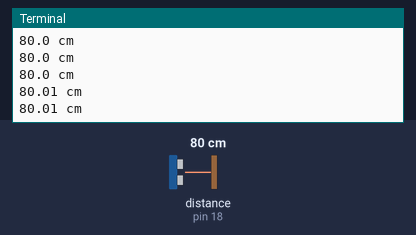
A program run on a simulated Raspberry Pi (header pin numbers). Shown: the last lines printed to the terminal. The inputs (shaded band) are chosen by the test bench; at power-on: distance to the obstacle (sensor on pin 18) 80 cm. The echo pulse lasts 58.3 µs per cm; the clock reads 2024-03-15 10:24:30 at power-on unless the program sets it.

Above: at 1.2 s.
1.3 s: distance to the obstacle (sensor on pin 18) set to 2 cm
At 1.39 s:
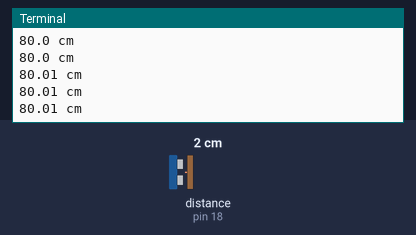
2.8 s: distance to the obstacle (sensor on pin 18) set to 4 cm
At 2.8 s:
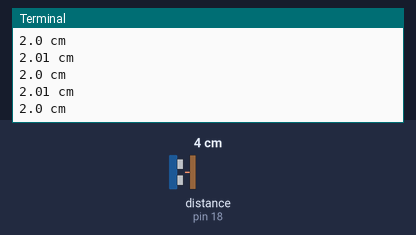
Timing chart, 0 to 5.8 s (numbered marks = the images above; inputs shaded):
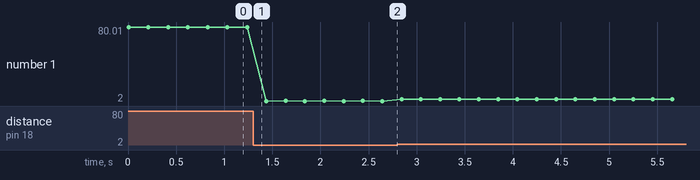

Measured:
- plotted number 1: 80.01 → 2 after the input at 1.3 s, 2 → 3.99 after the input at 2.8 s

The program:

distance.py
```python
import RPi.GPIO as GPIO
import time
GPIO.setmode(GPIO.BOARD)

trigPin = 16
echoPin = 18

GPIO.setup(trigPin, GPIO.OUT)
GPIO.setup(echoPin, GPIO.IN)

try:
    while True:
        GPIO.output(trigPin, 1)
        # The Ultrasonic Transmitter in the Sensor generates a 40 KHz Ultrasound. In order to send the 40 KHz Ultrasound, the TRIG Pin of the
        # Ultrasonic Sensor must be held HIGH for a minimum duration of 10µS. After this, the Ultrasonic Transmitter, will transmits a burst of 8-pulses
        # of ultrasound at 40 KHz. Immediately, the control circuit in the sensor will change the state of the ECHO pin to HIGH. This pins stays HIGH
        # until the ultrasound hits an object and returns to the Ultrasonic Receiver. (source: https://www.electronicshub.org/raspberry-pi-ultrasonic-sensor-interface-tutorial/)
        time.sleep(1E-6)
        GPIO.output(trigPin, 0)

        while GPIO.input(echoPin) == 0:
            pass
        # Gives us the system time (starting the stopwatch)
        echoStartTime = time.time()
        while GPIO.input(echoPin) == 1:
            pass
        # Stopping the stopwatch
        echoStopTime = time.time()
        pingTravelTime = echoStopTime - echoStartTime

        distance = 34300 * (pingTravelTime/2)
        # Rounding to two decimal point
        print(round(distance, 2), 'cm')

        # sensor requires a delay before sending and receiving the ping
        time.sleep(0.2)

except KeyboardInterrupt():
    GPIO.cleanup()
    print("Cleanup successful")
```
